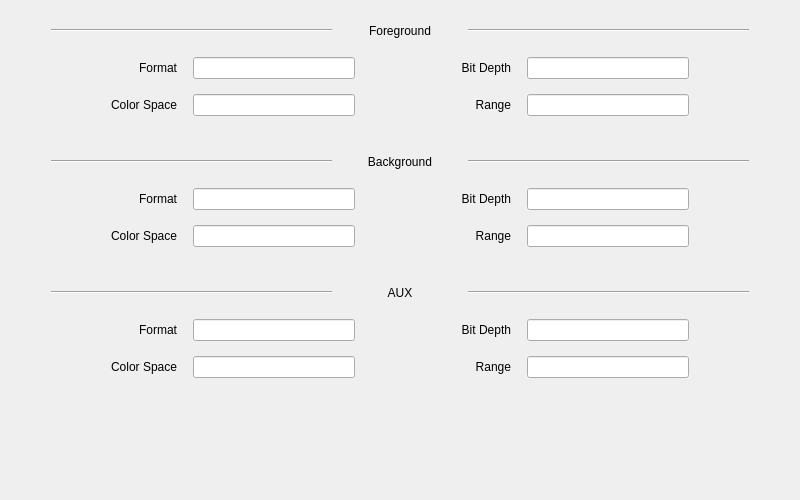
<?xml version="1.0" encoding="UTF-8"?>
<ui version="4.0">
 <class>CUE01_Input_Status_Widget_Form</class>
 <widget class="QWidget" name="CUE01_Input_Status_Widget_Form">
  <property name="geometry">
   <rect>
    <x>0</x>
    <y>0</y>
    <width>800</width>
    <height>500</height>
   </rect>
  </property>
  <property name="windowTitle">
   <string>Form</string>
  </property>
  <layout class="QVBoxLayout" name="verticalLayout">
   <item>
    <layout class="QHBoxLayout" name="horizontalLayout">
     <property name="spacing">
      <number>3</number>
     </property>
     <item>
      <spacer name="horizontalSpacer_19">
       <property name="orientation">
        <enum>Qt::Horizontal</enum>
       </property>
       <property name="sizeType">
        <enum>QSizePolicy::Maximum</enum>
       </property>
       <property name="sizeHint" stdset="0">
        <size>
         <width>40</width>
         <height>20</height>
        </size>
       </property>
      </spacer>
     </item>
     <item>
      <widget class="Line" name="line">
       <property name="orientation">
        <enum>Qt::Horizontal</enum>
       </property>
      </widget>
     </item>
     <item>
      <widget class="QLabel" name="label">
       <property name="maximumSize">
        <size>
         <width>130</width>
         <height>16777215</height>
        </size>
       </property>
       <property name="text">
        <string>Foreground</string>
       </property>
       <property name="alignment">
        <set>Qt::AlignCenter</set>
       </property>
      </widget>
     </item>
     <item>
      <widget class="Line" name="line_2">
       <property name="orientation">
        <enum>Qt::Horizontal</enum>
       </property>
      </widget>
     </item>
     <item>
      <spacer name="horizontalSpacer_20">
       <property name="orientation">
        <enum>Qt::Horizontal</enum>
       </property>
       <property name="sizeType">
        <enum>QSizePolicy::Maximum</enum>
       </property>
       <property name="sizeHint" stdset="0">
        <size>
         <width>40</width>
         <height>20</height>
        </size>
       </property>
      </spacer>
     </item>
    </layout>
   </item>
   <item>
    <layout class="QGridLayout" name="gridLayout">
     <property name="verticalSpacing">
      <number>15</number>
     </property>
     <item row="0" column="1">
      <widget class="QLabel" name="label_4">
       <property name="text">
        <string>Format   </string>
       </property>
       <property name="alignment">
        <set>Qt::AlignRight|Qt::AlignTrailing|Qt::AlignVCenter</set>
       </property>
      </widget>
     </item>
     <item row="1" column="0">
      <spacer name="horizontalSpacer_2">
       <property name="orientation">
        <enum>Qt::Horizontal</enum>
       </property>
       <property name="sizeType">
        <enum>QSizePolicy::Maximum</enum>
       </property>
       <property name="sizeHint" stdset="0">
        <size>
         <width>100</width>
         <height>20</height>
        </size>
       </property>
      </spacer>
     </item>
     <item row="0" column="4">
      <widget class="QLabel" name="label_6">
       <property name="text">
        <string>Bit Depth   </string>
       </property>
       <property name="alignment">
        <set>Qt::AlignRight|Qt::AlignTrailing|Qt::AlignVCenter</set>
       </property>
      </widget>
     </item>
     <item row="1" column="2">
      <widget class="ClearableLineEdit" name="lineEdit_fore_space"/>
     </item>
     <item row="1" column="1">
      <widget class="QLabel" name="label_5">
       <property name="text">
        <string>Color Space   </string>
       </property>
       <property name="alignment">
        <set>Qt::AlignRight|Qt::AlignTrailing|Qt::AlignVCenter</set>
       </property>
      </widget>
     </item>
     <item row="0" column="2">
      <widget class="ClearableLineEdit" name="lineEdit_fore_format"/>
     </item>
     <item row="0" column="0">
      <spacer name="horizontalSpacer">
       <property name="orientation">
        <enum>Qt::Horizontal</enum>
       </property>
       <property name="sizeType">
        <enum>QSizePolicy::Maximum</enum>
       </property>
       <property name="sizeHint" stdset="0">
        <size>
         <width>100</width>
         <height>20</height>
        </size>
       </property>
      </spacer>
     </item>
     <item row="0" column="5">
      <widget class="ClearableLineEdit" name="lineEdit_fore_depth"/>
     </item>
     <item row="1" column="4">
      <widget class="QLabel" name="label_7">
       <property name="text">
        <string>Range   </string>
       </property>
       <property name="alignment">
        <set>Qt::AlignRight|Qt::AlignTrailing|Qt::AlignVCenter</set>
       </property>
      </widget>
     </item>
     <item row="1" column="5">
      <widget class="ClearableLineEdit" name="lineEdit_fore_range"/>
     </item>
     <item row="0" column="3">
      <spacer name="horizontalSpacer_3">
       <property name="orientation">
        <enum>Qt::Horizontal</enum>
       </property>
       <property name="sizeType">
        <enum>QSizePolicy::Maximum</enum>
       </property>
       <property name="sizeHint" stdset="0">
        <size>
         <width>100</width>
         <height>20</height>
        </size>
       </property>
      </spacer>
     </item>
     <item row="1" column="3">
      <spacer name="horizontalSpacer_4">
       <property name="orientation">
        <enum>Qt::Horizontal</enum>
       </property>
       <property name="sizeType">
        <enum>QSizePolicy::Maximum</enum>
       </property>
       <property name="sizeHint" stdset="0">
        <size>
         <width>100</width>
         <height>20</height>
        </size>
       </property>
      </spacer>
     </item>
     <item row="0" column="6">
      <spacer name="horizontalSpacer_5">
       <property name="orientation">
        <enum>Qt::Horizontal</enum>
       </property>
       <property name="sizeType">
        <enum>QSizePolicy::Maximum</enum>
       </property>
       <property name="sizeHint" stdset="0">
        <size>
         <width>100</width>
         <height>20</height>
        </size>
       </property>
      </spacer>
     </item>
     <item row="1" column="6">
      <spacer name="horizontalSpacer_6">
       <property name="orientation">
        <enum>Qt::Horizontal</enum>
       </property>
       <property name="sizeType">
        <enum>QSizePolicy::Maximum</enum>
       </property>
       <property name="sizeHint" stdset="0">
        <size>
         <width>100</width>
         <height>20</height>
        </size>
       </property>
      </spacer>
     </item>
    </layout>
   </item>
   <item>
    <spacer name="verticalSpacer_3">
     <property name="orientation">
      <enum>Qt::Vertical</enum>
     </property>
     <property name="sizeType">
      <enum>QSizePolicy::Maximum</enum>
     </property>
     <property name="sizeHint" stdset="0">
      <size>
       <width>20</width>
       <height>20</height>
      </size>
     </property>
    </spacer>
   </item>
   <item>
    <layout class="QHBoxLayout" name="horizontalLayout_2">
     <property name="spacing">
      <number>3</number>
     </property>
     <item>
      <spacer name="horizontalSpacer_21">
       <property name="orientation">
        <enum>Qt::Horizontal</enum>
       </property>
       <property name="sizeType">
        <enum>QSizePolicy::Maximum</enum>
       </property>
       <property name="sizeHint" stdset="0">
        <size>
         <width>40</width>
         <height>20</height>
        </size>
       </property>
      </spacer>
     </item>
     <item>
      <widget class="Line" name="line_3">
       <property name="orientation">
        <enum>Qt::Horizontal</enum>
       </property>
      </widget>
     </item>
     <item>
      <widget class="QLabel" name="label_2">
       <property name="maximumSize">
        <size>
         <width>130</width>
         <height>16777215</height>
        </size>
       </property>
       <property name="text">
        <string>Background</string>
       </property>
       <property name="alignment">
        <set>Qt::AlignCenter</set>
       </property>
      </widget>
     </item>
     <item>
      <widget class="Line" name="line_4">
       <property name="orientation">
        <enum>Qt::Horizontal</enum>
       </property>
      </widget>
     </item>
     <item>
      <spacer name="horizontalSpacer_22">
       <property name="orientation">
        <enum>Qt::Horizontal</enum>
       </property>
       <property name="sizeType">
        <enum>QSizePolicy::Maximum</enum>
       </property>
       <property name="sizeHint" stdset="0">
        <size>
         <width>40</width>
         <height>20</height>
        </size>
       </property>
      </spacer>
     </item>
    </layout>
   </item>
   <item>
    <layout class="QGridLayout" name="gridLayout_2">
     <property name="verticalSpacing">
      <number>15</number>
     </property>
     <item row="1" column="5">
      <widget class="ClearableLineEdit" name="lineEdit_back_range"/>
     </item>
     <item row="1" column="3">
      <spacer name="horizontalSpacer_10">
       <property name="orientation">
        <enum>Qt::Horizontal</enum>
       </property>
       <property name="sizeType">
        <enum>QSizePolicy::Maximum</enum>
       </property>
       <property name="sizeHint" stdset="0">
        <size>
         <width>100</width>
         <height>20</height>
        </size>
       </property>
      </spacer>
     </item>
     <item row="0" column="5">
      <widget class="ClearableLineEdit" name="lineEdit_back_depth"/>
     </item>
     <item row="1" column="0">
      <spacer name="horizontalSpacer_8">
       <property name="orientation">
        <enum>Qt::Horizontal</enum>
       </property>
       <property name="sizeType">
        <enum>QSizePolicy::Maximum</enum>
       </property>
       <property name="sizeHint" stdset="0">
        <size>
         <width>100</width>
         <height>20</height>
        </size>
       </property>
      </spacer>
     </item>
     <item row="1" column="2">
      <widget class="ClearableLineEdit" name="lineEdit_back_space"/>
     </item>
     <item row="0" column="0">
      <spacer name="horizontalSpacer_7">
       <property name="orientation">
        <enum>Qt::Horizontal</enum>
       </property>
       <property name="sizeType">
        <enum>QSizePolicy::Maximum</enum>
       </property>
       <property name="sizeHint" stdset="0">
        <size>
         <width>100</width>
         <height>20</height>
        </size>
       </property>
      </spacer>
     </item>
     <item row="0" column="3">
      <spacer name="horizontalSpacer_9">
       <property name="orientation">
        <enum>Qt::Horizontal</enum>
       </property>
       <property name="sizeType">
        <enum>QSizePolicy::Maximum</enum>
       </property>
       <property name="sizeHint" stdset="0">
        <size>
         <width>100</width>
         <height>20</height>
        </size>
       </property>
      </spacer>
     </item>
     <item row="0" column="1">
      <widget class="QLabel" name="label_8">
       <property name="text">
        <string>Format   </string>
       </property>
       <property name="alignment">
        <set>Qt::AlignRight|Qt::AlignTrailing|Qt::AlignVCenter</set>
       </property>
      </widget>
     </item>
     <item row="0" column="2">
      <widget class="ClearableLineEdit" name="lineEdit_back_format"/>
     </item>
     <item row="1" column="1">
      <widget class="QLabel" name="label_10">
       <property name="text">
        <string>Color Space   </string>
       </property>
       <property name="alignment">
        <set>Qt::AlignRight|Qt::AlignTrailing|Qt::AlignVCenter</set>
       </property>
      </widget>
     </item>
     <item row="1" column="4">
      <widget class="QLabel" name="label_11">
       <property name="text">
        <string>Range   </string>
       </property>
       <property name="alignment">
        <set>Qt::AlignRight|Qt::AlignTrailing|Qt::AlignVCenter</set>
       </property>
      </widget>
     </item>
     <item row="0" column="4">
      <widget class="QLabel" name="label_9">
       <property name="text">
        <string>Bit Depth   </string>
       </property>
       <property name="alignment">
        <set>Qt::AlignRight|Qt::AlignTrailing|Qt::AlignVCenter</set>
       </property>
      </widget>
     </item>
     <item row="0" column="6">
      <spacer name="horizontalSpacer_11">
       <property name="orientation">
        <enum>Qt::Horizontal</enum>
       </property>
       <property name="sizeType">
        <enum>QSizePolicy::Maximum</enum>
       </property>
       <property name="sizeHint" stdset="0">
        <size>
         <width>100</width>
         <height>20</height>
        </size>
       </property>
      </spacer>
     </item>
     <item row="1" column="6">
      <spacer name="horizontalSpacer_12">
       <property name="orientation">
        <enum>Qt::Horizontal</enum>
       </property>
       <property name="sizeType">
        <enum>QSizePolicy::Maximum</enum>
       </property>
       <property name="sizeHint" stdset="0">
        <size>
         <width>100</width>
         <height>20</height>
        </size>
       </property>
      </spacer>
     </item>
    </layout>
   </item>
   <item>
    <spacer name="verticalSpacer_2">
     <property name="orientation">
      <enum>Qt::Vertical</enum>
     </property>
     <property name="sizeType">
      <enum>QSizePolicy::Maximum</enum>
     </property>
     <property name="sizeHint" stdset="0">
      <size>
       <width>20</width>
       <height>20</height>
      </size>
     </property>
    </spacer>
   </item>
   <item>
    <layout class="QHBoxLayout" name="horizontalLayout_3">
     <property name="spacing">
      <number>3</number>
     </property>
     <item>
      <spacer name="horizontalSpacer_23">
       <property name="orientation">
        <enum>Qt::Horizontal</enum>
       </property>
       <property name="sizeType">
        <enum>QSizePolicy::Maximum</enum>
       </property>
       <property name="sizeHint" stdset="0">
        <size>
         <width>40</width>
         <height>20</height>
        </size>
       </property>
      </spacer>
     </item>
     <item>
      <widget class="Line" name="line_5">
       <property name="orientation">
        <enum>Qt::Horizontal</enum>
       </property>
      </widget>
     </item>
     <item>
      <widget class="QLabel" name="label_3">
       <property name="maximumSize">
        <size>
         <width>130</width>
         <height>16777215</height>
        </size>
       </property>
       <property name="text">
        <string>AUX</string>
       </property>
       <property name="alignment">
        <set>Qt::AlignCenter</set>
       </property>
      </widget>
     </item>
     <item>
      <widget class="Line" name="line_6">
       <property name="orientation">
        <enum>Qt::Horizontal</enum>
       </property>
      </widget>
     </item>
     <item>
      <spacer name="horizontalSpacer_24">
       <property name="orientation">
        <enum>Qt::Horizontal</enum>
       </property>
       <property name="sizeType">
        <enum>QSizePolicy::Maximum</enum>
       </property>
       <property name="sizeHint" stdset="0">
        <size>
         <width>40</width>
         <height>20</height>
        </size>
       </property>
      </spacer>
     </item>
    </layout>
   </item>
   <item>
    <layout class="QGridLayout" name="gridLayout_3">
     <property name="verticalSpacing">
      <number>15</number>
     </property>
     <item row="0" column="3">
      <spacer name="horizontalSpacer_15">
       <property name="orientation">
        <enum>Qt::Horizontal</enum>
       </property>
       <property name="sizeType">
        <enum>QSizePolicy::Maximum</enum>
       </property>
       <property name="sizeHint" stdset="0">
        <size>
         <width>100</width>
         <height>20</height>
        </size>
       </property>
      </spacer>
     </item>
     <item row="1" column="2">
      <widget class="ClearableLineEdit" name="lineEdit_aux_space"/>
     </item>
     <item row="0" column="5">
      <widget class="ClearableLineEdit" name="lineEdit_aux_depth"/>
     </item>
     <item row="0" column="2">
      <widget class="ClearableLineEdit" name="lineEdit_aux_format"/>
     </item>
     <item row="0" column="0">
      <spacer name="horizontalSpacer_13">
       <property name="orientation">
        <enum>Qt::Horizontal</enum>
       </property>
       <property name="sizeType">
        <enum>QSizePolicy::Maximum</enum>
       </property>
       <property name="sizeHint" stdset="0">
        <size>
         <width>100</width>
         <height>20</height>
        </size>
       </property>
      </spacer>
     </item>
     <item row="1" column="5">
      <widget class="ClearableLineEdit" name="lineEdit_aux_range"/>
     </item>
     <item row="1" column="4">
      <widget class="QLabel" name="label_15">
       <property name="text">
        <string>Range   </string>
       </property>
       <property name="alignment">
        <set>Qt::AlignRight|Qt::AlignTrailing|Qt::AlignVCenter</set>
       </property>
      </widget>
     </item>
     <item row="1" column="1">
      <widget class="QLabel" name="label_14">
       <property name="text">
        <string>Color Space   </string>
       </property>
       <property name="alignment">
        <set>Qt::AlignRight|Qt::AlignTrailing|Qt::AlignVCenter</set>
       </property>
      </widget>
     </item>
     <item row="0" column="1">
      <widget class="QLabel" name="label_12">
       <property name="text">
        <string>Format   </string>
       </property>
       <property name="alignment">
        <set>Qt::AlignRight|Qt::AlignTrailing|Qt::AlignVCenter</set>
       </property>
      </widget>
     </item>
     <item row="0" column="4">
      <widget class="QLabel" name="label_13">
       <property name="text">
        <string>Bit Depth   </string>
       </property>
       <property name="alignment">
        <set>Qt::AlignRight|Qt::AlignTrailing|Qt::AlignVCenter</set>
       </property>
      </widget>
     </item>
     <item row="1" column="0">
      <spacer name="horizontalSpacer_14">
       <property name="orientation">
        <enum>Qt::Horizontal</enum>
       </property>
       <property name="sizeType">
        <enum>QSizePolicy::Maximum</enum>
       </property>
       <property name="sizeHint" stdset="0">
        <size>
         <width>100</width>
         <height>20</height>
        </size>
       </property>
      </spacer>
     </item>
     <item row="1" column="3">
      <spacer name="horizontalSpacer_16">
       <property name="orientation">
        <enum>Qt::Horizontal</enum>
       </property>
       <property name="sizeType">
        <enum>QSizePolicy::Maximum</enum>
       </property>
       <property name="sizeHint" stdset="0">
        <size>
         <width>100</width>
         <height>20</height>
        </size>
       </property>
      </spacer>
     </item>
     <item row="0" column="6">
      <spacer name="horizontalSpacer_17">
       <property name="orientation">
        <enum>Qt::Horizontal</enum>
       </property>
       <property name="sizeType">
        <enum>QSizePolicy::Maximum</enum>
       </property>
       <property name="sizeHint" stdset="0">
        <size>
         <width>100</width>
         <height>20</height>
        </size>
       </property>
      </spacer>
     </item>
     <item row="1" column="6">
      <spacer name="horizontalSpacer_18">
       <property name="orientation">
        <enum>Qt::Horizontal</enum>
       </property>
       <property name="sizeType">
        <enum>QSizePolicy::Maximum</enum>
       </property>
       <property name="sizeHint" stdset="0">
        <size>
         <width>100</width>
         <height>20</height>
        </size>
       </property>
      </spacer>
     </item>
    </layout>
   </item>
   <item>
    <spacer name="verticalSpacer">
     <property name="orientation">
      <enum>Qt::Vertical</enum>
     </property>
     <property name="sizeType">
      <enum>QSizePolicy::Maximum</enum>
     </property>
     <property name="sizeHint" stdset="0">
      <size>
       <width>20</width>
       <height>100</height>
      </size>
     </property>
    </spacer>
   </item>
  </layout>
 </widget>
 <customwidgets>
  <customwidget>
   <class>ClearableLineEdit</class>
   <extends>QLineEdit</extends>
   <header>src.components.ClearableLineEdit</header>
  </customwidget>
 </customwidgets>
 <resources/>
 <connections/>
</ui>
